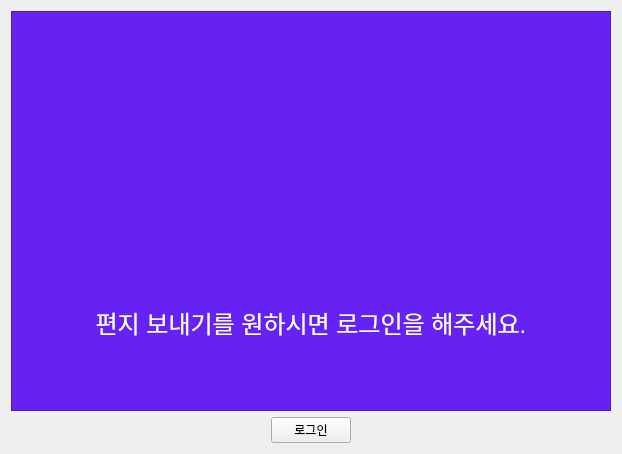
               <widget class="QWidget" name="page8">
                <layout class="QVBoxLayout" name="verticalLayout_18">
                 <item alignment="Qt::AlignHCenter|Qt::AlignVCenter">
                  <widget class="QFrame" name="frame_21">
                   <property name="minimumSize">
                    <size>
                     <width>600</width>
                     <height>400</height>
                    </size>
                   </property>
                   <property name="maximumSize">
                    <size>
                     <width>16777215</width>
                     <height>16777215</height>
                    </size>
                   </property>
                   <property name="styleSheet">
                    <string notr="true">*{background-color: #6522f2;}</string>
                   </property>
                   <property name="frameShape">
                    <enum>QFrame::StyledPanel</enum>
                   </property>
                   <property name="frameShadow">
                    <enum>QFrame::Raised</enum>
                   </property>
                   <layout class="QVBoxLayout" name="verticalLayout_17">
                    <property name="leftMargin">
                     <number>0</number>
                    </property>
                    <property name="topMargin">
                     <number>40</number>
                    </property>
                    <property name="rightMargin">
                     <number>0</number>
                    </property>
                    <property name="bottomMargin">
                     <number>0</number>
                    </property>
                    <item alignment="Qt::AlignHCenter|Qt::AlignVCenter">
                     <widget class="QLabel" name="label_4">
                      <property name="minimumSize">
                       <size>
                        <width>100</width>
                        <height>100</height>
                       </size>
                      </property>
                      <property name="maximumSize">
                       <size>
                        <width>200</width>
                        <height>200</height>
                       </size>
                      </property>
                      <property name="font">
                       <font>
                        <pointsize>20</pointsize>
                       </font>
                      </property>
                      <property name="text">
                       <string/>
                      </property>
                      <property name="pixmap">
                       <pixmap>qr.png</pixmap>
                      </property>
                      <property name="scaledContents">
                       <bool>true</bool>
                      </property>
                      <property name="alignment">
                       <set>Qt::AlignCenter</set>
                      </property>
                     </widget>
                    </item>
                    <item>
                     <widget class="QLabel" name="label_3">
                      <property name="font">
                       <font>
                        <pointsize>18</pointsize>
                       </font>
                      </property>
                      <property name="styleSheet">
                       <string notr="true">*{color:#ffffff;}</string>
                      </property>
                      <property name="text">
                       <string>편지 보내기를 원하시면 로그인을 해주세요.</string>
                      </property>
                      <property name="alignment">
                       <set>Qt::AlignCenter</set>
                      </property>
                     </widget>
                    </item>
                   </layout>
                  </widget>
                 </item>
                 <item alignment="Qt::AlignHCenter">
                  <widget class="QPushButton" name="pushButton_15">
                   <property name="text">
                    <string>로그인</string>
                   </property>
                  </widget>
                 </item>
                </layout>
               </widget>
